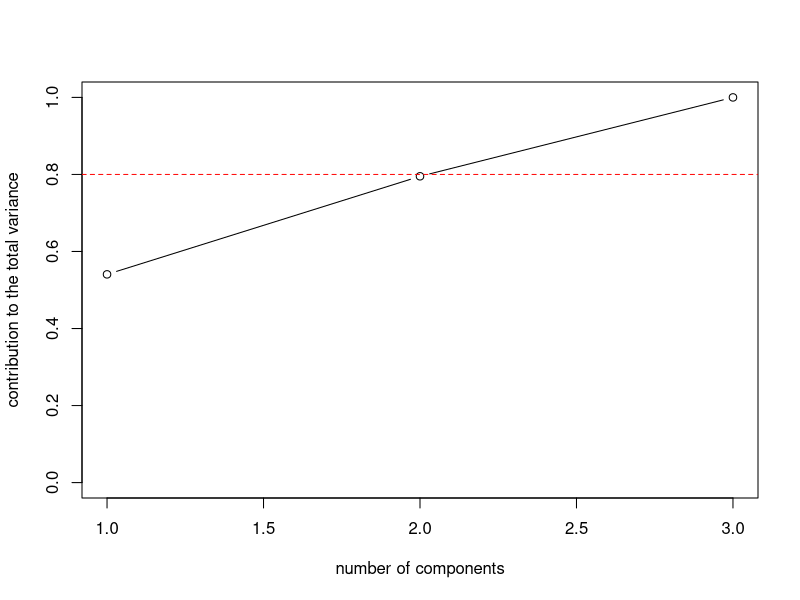

The R source for this figure: (Note: this script raises an error after producing the figure.)
rm(list = ls())
df1 <- read.table('puffin-M.txt')
df2 <- read.table('puffin-F.txt')
head(df1)

pc.M <- princomp(df1)

load.tour <- pc.M$loadings
summary(pc.M)
#                          Comp.1    Comp.2    Comp.3
# Standard deviation     1.4264855 0.9789096 0.8780063
# Proportion of Variance 0.5406084 0.2545853 0.2048063
# Cumulative Proportion  0.5406084 0.7951937 1.0000000

plot(cumsum(pc.M$sd^2)/sum(pc.M$sd^2), type='b', xlab='number of components', 
     ylab='contribution to the total variance', ylim=c(0,1))
abline(h = 0.8, lty = 2, col = 'red')
# graphical representation of the loadings of the principal components
x11()
par(mfcol = c(3,1))
for(i in 1:3) barplot(load.tour[,i], ylim = c(-1, 1), main=paste("PC",i))
dev.off()
pc.F <- princomp(df2)

load.tour2 <- pc.F$loadings
summary(pc.F)
#                          Comp.1    Comp.2    Comp.3
# Standard deviation     1.6163288 1.1452895 0.9114018
# Proportion of Variance 0.5494418 0.2758626 0.1746956
# Cumulative Proportion  0.5494418 0.8253044 1.0000000
# graphical representation of the loadings of the principal components

plot(cumsum(pc.F$sd^2)/sum(pc.F$sd^2), type='b', xlab='number of components', 
     ylab='contribution to the total variance', ylim=c(0,1))
abline(h = 0.8, lty = 2, col = 'red')
x11()
par(mfcol = c(3,1))
for(i in 1:3) barplot(load.tour2[,i], ylim = c(-1, 1), main=paste("PC",i))
dev.off()

x11()
par(mfcol = c(3,2))
for(i in 1:3) barplot(load.tour[,i], ylim = c(-1, 1), main=paste("PC",i))
for(i in 1:3) barplot(load.tour2[,i], ylim = c(-1, 1), main=paste("PC",i))
dev.off()



